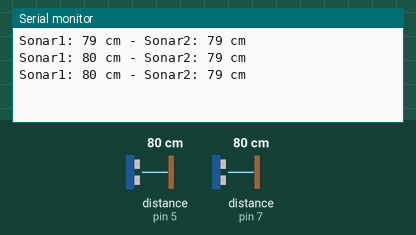
Recording of a sketch running on a simulated Arduino Uno, built with avr-gcc and run on an emulated ATmega328P. On the bench: the last lines printed to the serial monitor. Wiring (inferred from the names in the program): 2 × ultrasonic range finder: trigger pin 6, echo pin 5 / trigger pin 8, echo pin 7. The test bench sets the inputs (shaded band); at power-on: distance to the obstacle (sensors on pin 5, pin 7) 80 cm. The echo pulse lasts 58.3 µs per cm.

Above: at 1.3 s.
1.4 s: distance to the obstacle (sensor on pin 5) set to 2 cm
At 2.0 s:
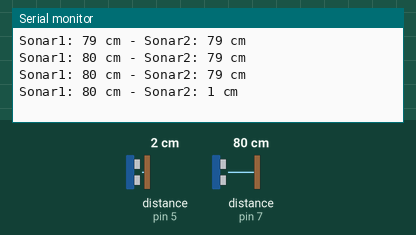
2.9 s: distance to the obstacle (sensor on pin 7) set to 2 cm
At 3.5 s:
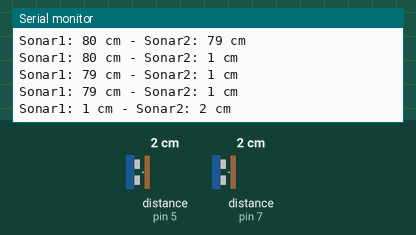
4.4 s: distance to the obstacle (sensor on pin 5) set to 4 cm
At 5.0 s:
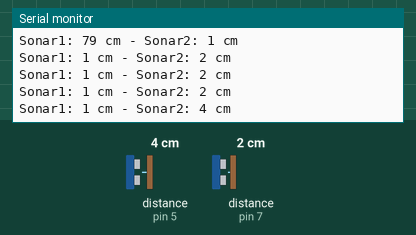
5.9 s: distance to the obstacle (sensor on pin 7) set to 4 cm
At 6.5 s:
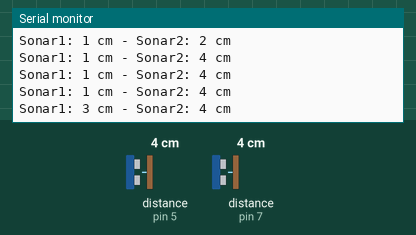
Timing chart, 0 to 8.4 s (numbered marks = the images above; inputs shaded):
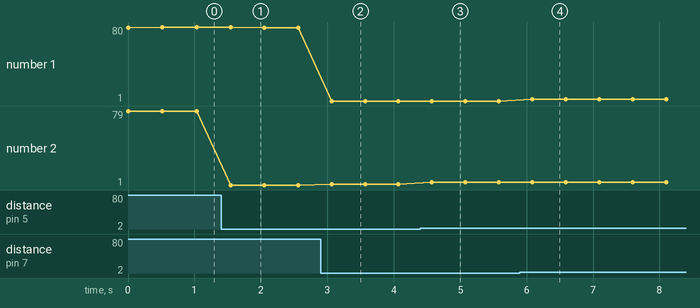

Measured:
- after the input at 1.4 s, the serial monitor: prints a new line after 0.14 s (image 1)
- after the input at 2.9 s, the serial monitor: prints a new line after 0.16 s (image 2)
- after the input at 4.4 s, the serial monitor: prints a new line after 0.18 s (image 3)
- after the input at 5.9 s, the serial monitor: prints a new line after 0.19 s (image 4)
- plotted number 1: 1 → 3 after the input at 5.9 s
- plotted number 2: 2 → 4 after the input at 4.4 s

The sketch:

dual_sonar.ino
```cpp
/*
Author: Daniel Atkinson
Version: 0.1
Title: Dual sonar test
*/
#define trigPin1 8
#define echoPin1 7
#define trigPin2 6
#define echoPin2 5

void setup() {
  Serial.begin (9600);
  pinMode(trigPin1, OUTPUT);
  pinMode(echoPin1, INPUT);
  pinMode(trigPin2, OUTPUT);
  pinMode(echoPin2, INPUT);
}

void loop() {
  sonar1();
  sonar2();
  delay(500);
}
void sonar1(){
  int duration, distance;
  digitalWrite(trigPin1, HIGH);
  delayMicroseconds(1000);
  digitalWrite(trigPin1, LOW);
  duration = pulseIn(echoPin1, HIGH);
  distance = (duration/2) / 29.1;
  if (distance >= 400 || distance <= 0){
    Serial.println("Out of range");
  }
  else {
    Serial.print("Sonar1: ");
    Serial.print(distance);
    Serial.print(" cm - ");
  }
}
void sonar2(){
  int duration, distance;
  digitalWrite(trigPin2, HIGH);
  delayMicroseconds(1000);
  digitalWrite(trigPin2, LOW);
  duration = pulseIn(echoPin2, HIGH);
  distance = (duration/2) / 29.1;
  if (distance >= 400 || distance <= 0){
    Serial.println("Out of range");
  }
  else {
    Serial.print("Sonar2: ");
    Serial.print(distance);
    Serial.println(" cm");
  }
}
```
